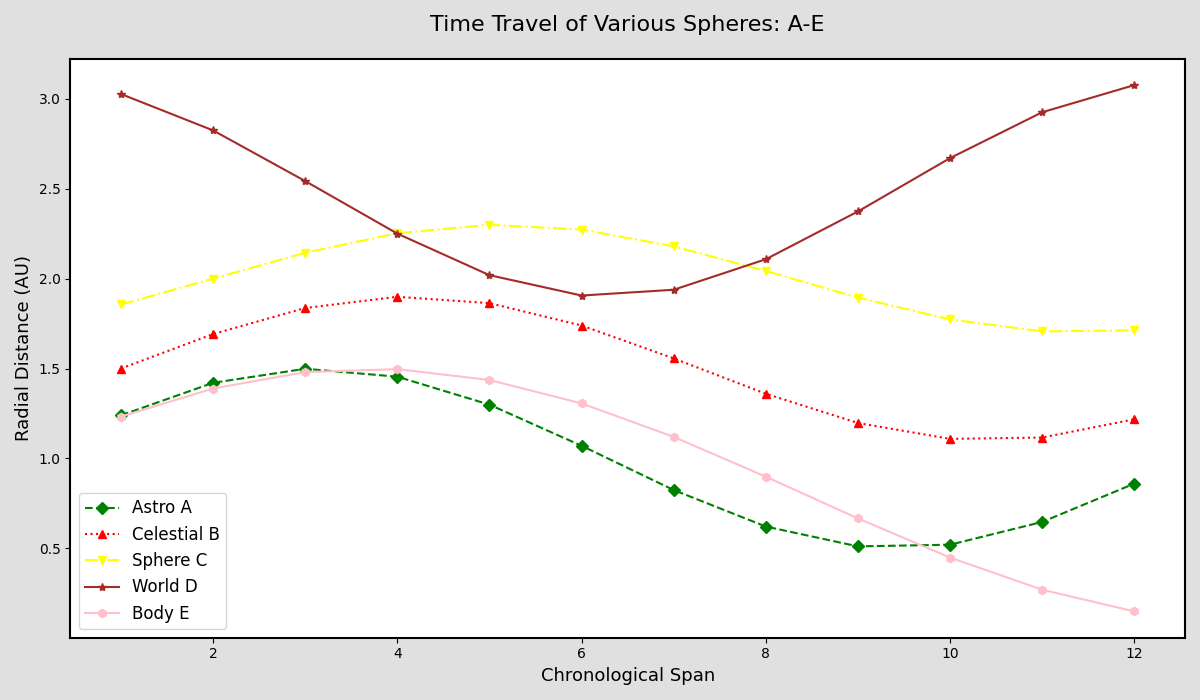

This chart was generated by the following Python code:
import numpy as np
import matplotlib.pyplot as plt

years = np.linspace(1, 12, 12)
orbital_radius_planet_a = np.sin(years / 2) * 0.5 + 1
orbital_radius_planet_b = np.sin((years - 1) / 2) * 0.4 + 1.5
orbital_radius_planet_c = np.sin((years - 2) / 2) * 0.3 + 2
orbital_radius_planet_d = np.cos(years / 2) * 0.6 + 2.5
orbital_radius_planet_e = np.sin((years + 1) / 3) * 0.7 + 0.8

fig, ax = plt.subplots(figsize=(12, 7))

ax.plot(years, orbital_radius_planet_a, linestyle='--', marker='D', color='green', label='Astro A')
ax.plot(years, orbital_radius_planet_b, linestyle=':', marker='^', color='red', label='Celestial B')
ax.plot(years, orbital_radius_planet_c, linestyle='-.', marker='v', color='yellow', label='Sphere C')
ax.plot(years, orbital_radius_planet_d, linestyle='-', marker='*', color='brown', label='World D')
ax.plot(years, orbital_radius_planet_e, linestyle='-', marker='h', color='pink', label='Body E')

ax.set_title("Time Travel of Various Spheres: A-E", fontsize=16, pad=20)
ax.set_xlabel("Chronological Span", fontsize=13)
ax.set_ylabel("Radial Distance (AU)", fontsize=13)
ax.legend(loc='best', fontsize=12)
ax.grid(False)
fig.patch.set_facecolor('#e0e0e0')
ax.spines['top'].set_linewidth(1.5)
ax.spines['right'].set_linewidth(1.5)
ax.spines['left'].set_linewidth(1.5)
ax.spines['bottom'].set_linewidth(1.5)
plt.tight_layout()
plt.show()
